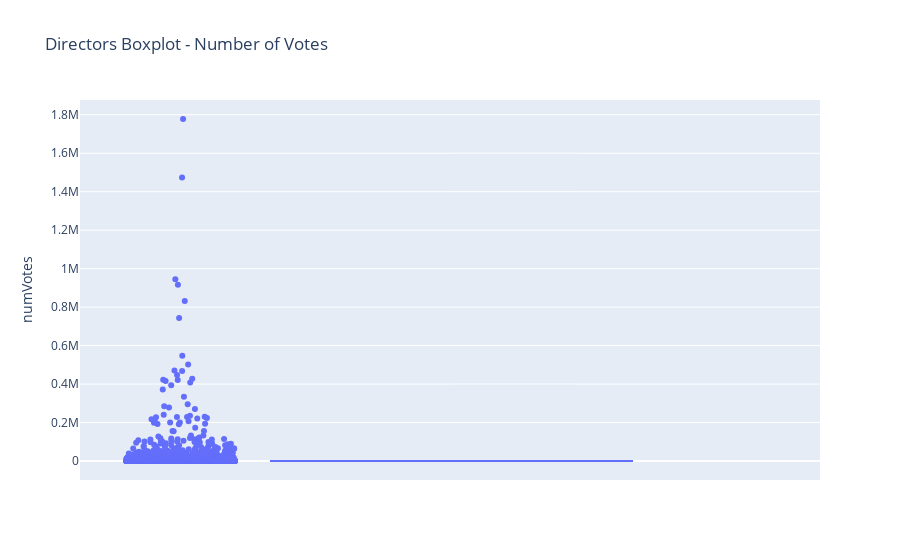
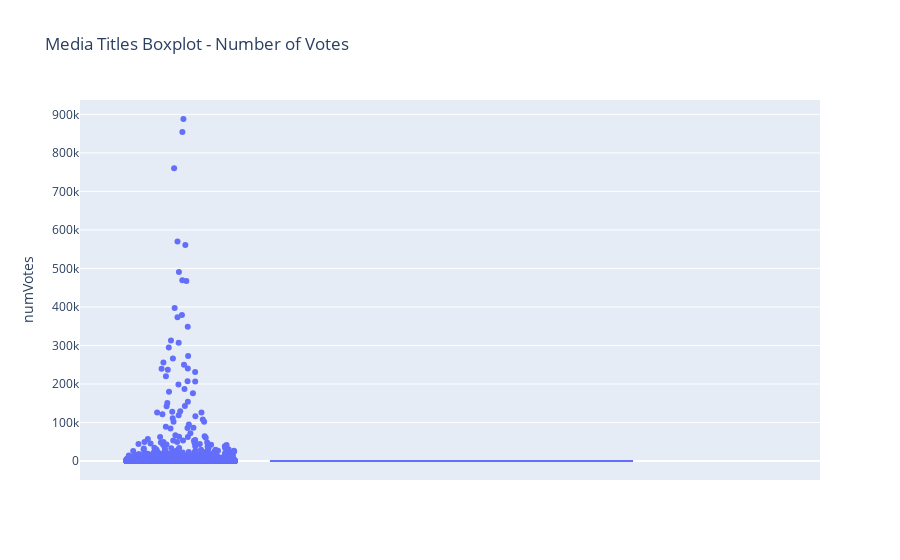

The notebook cell saved with these charts, in order:
### Markdown cell above
##### Outliers and Boxplots

Boxplots don't tell us much about the data - higher numbers of votes appear as outliers, but these are actually values that are worth keeping.  There are many more titles with few votes than there are titles with many. See charts below.

Similarly, boxplots on rating don't tell us much either - it's an ordinal scale that is useful for comparison, but we cannot tell anything concrete from the values themselves. In other words, we don't know anything about whether the differences in ratings actually correspond to anything meanful to the title they represent to actually be able to throw out outliers for the averageRating column.

### Code cell
fig = px.box(directors.sample(n=10000, random_state=1), y="numVotes", points="all", title='Directors Boxplot - Number of Votes')
fig.show()

fig = px.box(media_titles.sample(n=10000, random_state=1), y="numVotes", points="all", title='Media Titles Boxplot - Number of Votes')
fig.show()

### Figure 1 — Plotly figure (JSON) as saved in the notebook; plotly's stock layout.template omitted (floating-point values rounded to 4 significant figures; data arrays with more than 128 entries replaced by an {"elided": "..."} marker saying what was removed)
{"data": [{"alignmentgroup": "True", "boxpoints": "all", "hovertemplate": "numVotes=%{y}<extra></extra>", "legendgroup": "", "marker": {"color": "#636efa"}, "name": "", "notched": false, "offsetgroup": "", "orientation": "v", "showlegend": false, "type": "box", "x0": " ", "xaxis": "x", "y": {"elided": "10000 int values"}, "y0": " ", "yaxis": "y"}], "layout": {"boxmode": "group", "legend": {"tracegroupgap": 0}, "title": {"text": "Directors Boxplot - Number of Votes"}, "xaxis": {"anchor": "y", "domain": [0, 1]}, "yaxis": {"anchor": "x", "domain": [0, 1], "title": {"text": "numVotes"}}}}

### Figure 2 — Plotly figure (JSON) as saved in the notebook; plotly's stock layout.template omitted (floating-point values rounded to 4 significant figures; data arrays with more than 128 entries replaced by an {"elided": "..."} marker saying what was removed)
{"data": [{"alignmentgroup": "True", "boxpoints": "all", "hovertemplate": "numVotes=%{y}<extra></extra>", "legendgroup": "", "marker": {"color": "#636efa"}, "name": "", "notched": false, "offsetgroup": "", "orientation": "v", "showlegend": false, "type": "box", "x0": " ", "xaxis": "x", "y": {"elided": "10000 int values"}, "y0": " ", "yaxis": "y"}], "layout": {"boxmode": "group", "legend": {"tracegroupgap": 0}, "title": {"text": "Media Titles Boxplot - Number of Votes"}, "xaxis": {"anchor": "y", "domain": [0, 1]}, "yaxis": {"anchor": "x", "domain": [0, 1], "title": {"text": "numVotes"}}}}
